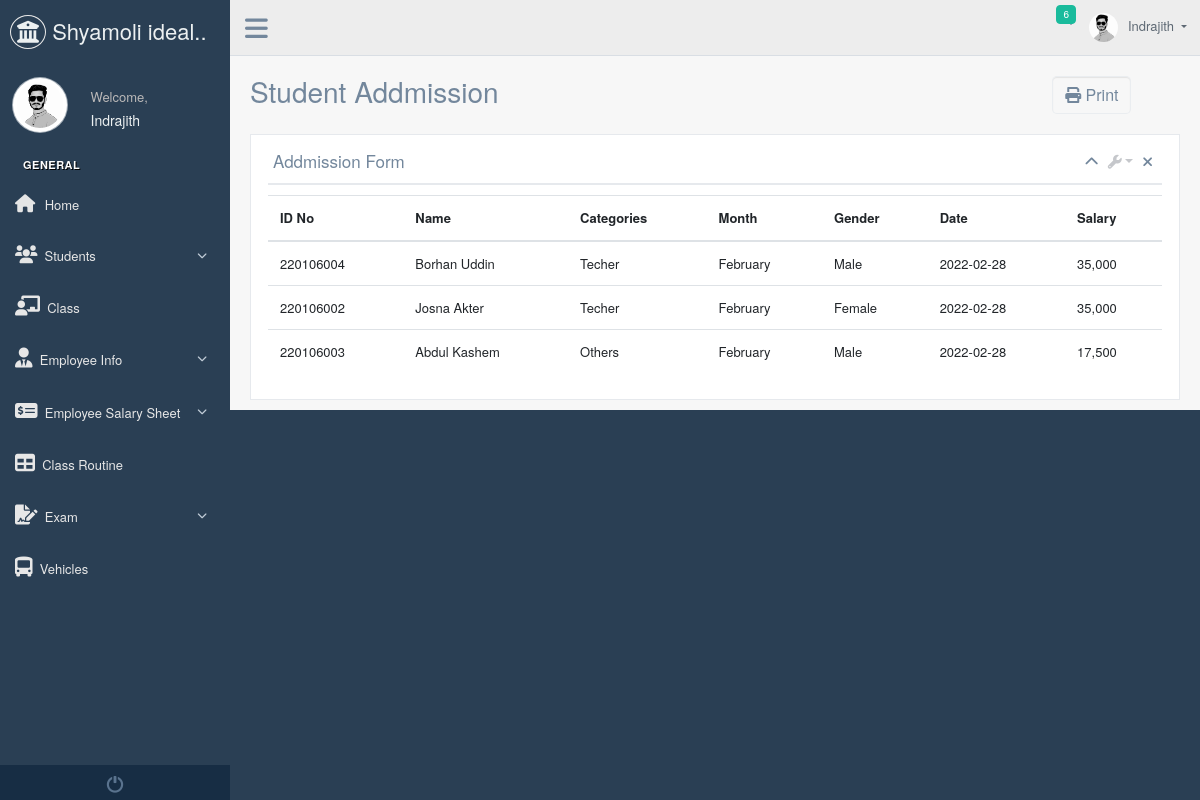
The app's page /production/february.php with its own data.
### tables this page shows
CREATE TABLE `salarylist` (
  `slno` int(11) NOT NULL,
  `idno` int(11) NOT NULL,
  `name` text NOT NULL,
  `categories` varchar(20) NOT NULL,
  `month` varchar(20) NOT NULL,
  `gender` varchar(20) NOT NULL,
  `date` date NOT NULL,
  `salary` text NOT NULL
);

### production/february.php (the view, shortened to what this page needs)
<?php
include("connection.php");
$query = "SELECT * FROM salarylist WHERE month ='February'";
$data = mysqli_query($conn, $query);
$total = mysqli_num_rows($data);
?>
<!DOCTYPE html>
<html lang="en">
<?php include('head.php') ?>
  <body class="nav-md">
    <div class="container body">
      <div class="main_container">
        <div class="col-md-3 left_col">
          <div class="left_col scroll-view">
            <div class="navbar nav_title" style="border: 0;">
              <a href="index.php" class="site_title"><i class="fas fa-university"></i> <span>Shyamoli ideal.. polytechnic institute</span></a>
            </div>
            <?php include('sidebar.php') ?>
          </div>
        </div>
        <?php include('topnav.php') ?>
			<div class="right_col print-container" role="main">
				<div class="">
					<div class="page-title">
						<div class="title_left">
							<h3>Student Addmission</h3>
						</div>
						<div class="title_right">
							<div class="col-md-3 col-sm-5  form-group pull-right top_search">
								<div class="input-group">
									<span class="input-group-btn">
                    <button onclick="window.print();" class="btn btn-default" style="border-radius: 5px 5px 5px 5px;border: 1px solid rgba(221,226,232,0.49);box-shadow: inset 0 1px 1px rgb(0 0 0 / 8%);color: #73879c;background-color: #f7f7f7;"><i class="fas fa-print"></i> Print</button>
									</span>
								</div>
							</div>
						</div>
					</div>
					<div class="clearfix"></div>
					<div class="row">
						<div class="col-md-12 col-sm-12 ">
							<div class="x_panel">
								<div class="x_title">
									<h2>Addmission Form </h2>
									<ul class="nav navbar-right panel_toolbox">
										<li><a class="collapse-link"><i class="fa fa-chevron-up"></i></a>
										</li>
										<li class="dropdown">
											<a href="#" class="dropdown-toggle" data-toggle="dropdown" role="button" aria-haspopup="true" aria-expanded="false"><i class="fa fa-wrench"></i></a>
										</li>
										<li><a class="close-link"><i class="fa fa-close"></i></a>
										</li>
									</ul>
									<div class="clearfix"></div>
								</div>
                <table class="table">
                  <thead>
                    <tr>
                      <th scope="col">ID No</th>
                      <th scope="col">Name</th>
                      <th scope="col">Categories</th>
                      <th scope="col">Month</th>
                      <th scope="col">Gender</th>
                      <th scope="col">Date</th>
                      <th scope="col">Salary</th>
                    </tr>
                  </thead>
                 <?php
                  if ($total !=0){
                  ?>
                    <tbody>
                    <?php
                    while($result = mysqli_fetch_assoc($data))
                    {
                        echo "<tr>
                                <td>".$result['idno']."</td>
                                <td>".$result['name']."</td>
                                <td>".$result['categories']."</td>
                                <td>".$result['month']."</td>
                                <td>".$result['gender']."</td>
                                <td>".$result['date']."</td>
                                <td>".$result['salary']."</td>
                              </tr>";
                    }
                    }
                    else
                    {
                      echo "NO records found";
                    }echo $result['rollno']."".$result['name'];
                    ?>
                  </tbody>
                </table>
							</div>
						</div>
					</div>
        <?php include('footer.php') ?>
  </body>
</html>

### records on screen
salarylist: idno "220106004", name "Borhan Uddin", categories "Techer", month "February", gender "Male", date "2022-02-28", salary "35,000"
salarylist: idno "220106002", name "Josna Akter", categories "Techer", month "February", gender "Female", date "2022-02-28", salary "35,000"
salarylist: idno "220106003", name "Abdul Kashem", categories "Others", month "February", gender "Male", date "2022-02-28", salary "17,500"
